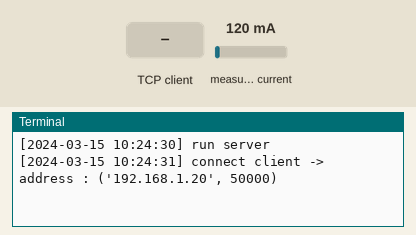
Bench run of a program on a simulated Raspberry Pi (BCM pin numbers). On the bench: the last lines printed to the terminal. The inputs (shaded band) are chosen by the test bench; at power-on: measured current 120 mA. The clock reads 2024-03-15 10:24:30 at power-on unless the program sets it; one TCP client connects 1 s after the port opens and stays connected; threads take turns every 2 ms.

Above: at 1.2 s.
1.3 s: the TCP client sends "1"
At 1.8 s:
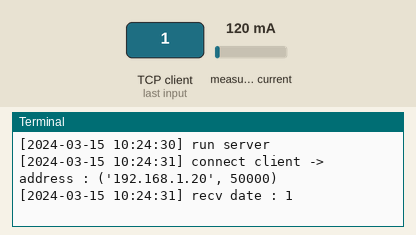
2.8 s: the TCP client sends "on"
At 4.0 s:
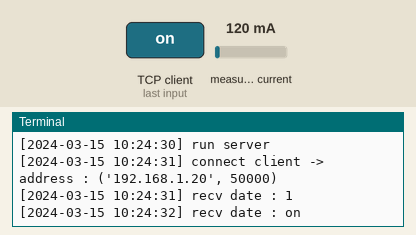
4.3 s: the TCP client sends "off"
At 5.3 s:
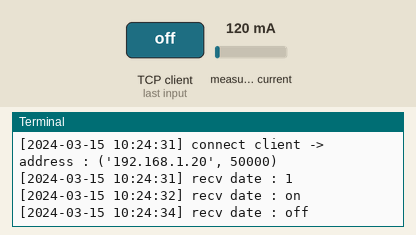

Measured:
- after the input at 1.3 s, the terminal: prints a new line at once (image 1)
- after the input at 2.8 s, the terminal: prints a new line at once (image 2)
- after the input at 4.3 s, the terminal: prints a new line at once (image 3)

The program:

server.py
```python
import socket
import threading
from datetime import datetime
import board
import adafruit_ina219


HOST_IP = "0.0.0.0" # サーバーのIPアドレス
PORT = 9979 # 使用するポート
CLIENTNUM = 3 # クライアントの接続上限数
DATESIZE = 1024 # 受信データバイト数

i2c=board.I2C()
ina219=adafruit_ina219.INA219(i2c)

class SocketServer():
    def __init__(self, host, port):
        self.host = host
        self.port = port

    # サーバー起動
    def run_server(self):

        # server_socketインスタンスを生成
        with socket.socket(socket.AF_INET, socket.SOCK_STREAM) as server_socket:
            server_socket.setsockopt(socket.SOL_SOCKET, socket.SO_REUSEADDR, 1)
            server_socket.bind((self.host, self.port))
            server_socket.listen(CLIENTNUM)
            print('[{}] run server'.format(datetime.now().strftime('%Y-%m-%d %H:%M:%S')))

            while True:
                # クライアントからの接続要求受け入れ
                client_socket, address = server_socket.accept()
                print('[{0}] connect client -> address : {1}'.format(datetime.now().strftime('%Y-%m-%d %H:%M:%S'), address) )
                client_socket.settimeout(60)
                # クライアントごとにThread起動 send/recvのやり取りをする
                t = threading.Thread(target = self.conn_client, args = (client_socket,address))
                t.setDaemon(True)
                t.start()

    # クライアントごとにThread起動する関数
    def conn_client(self, client_socket, address):

        with client_socket:
            while True:
                # クライアントからデータ受信

                rcv_data = client_socket.recv(DATESIZE)
                if rcv_data:
                    snd_data = str(ina219.current).encode("utf-8")
                    client_socket.send(snd_data)
                    print('[{0}] recv date : {1}'.format(datetime.now().strftime('%Y-%m-%d %H:%M:%S'), rcv_data.decode('utf-8')) )
                else:
                    break

        print('[{0}] disconnect client -> address : {1}'.format(datetime.now().strftime('%Y-%m-%d %H:%M:%S'), address) )

if __name__ == "__main__":

    SocketServer(HOST_IP, PORT).run_server()
```
